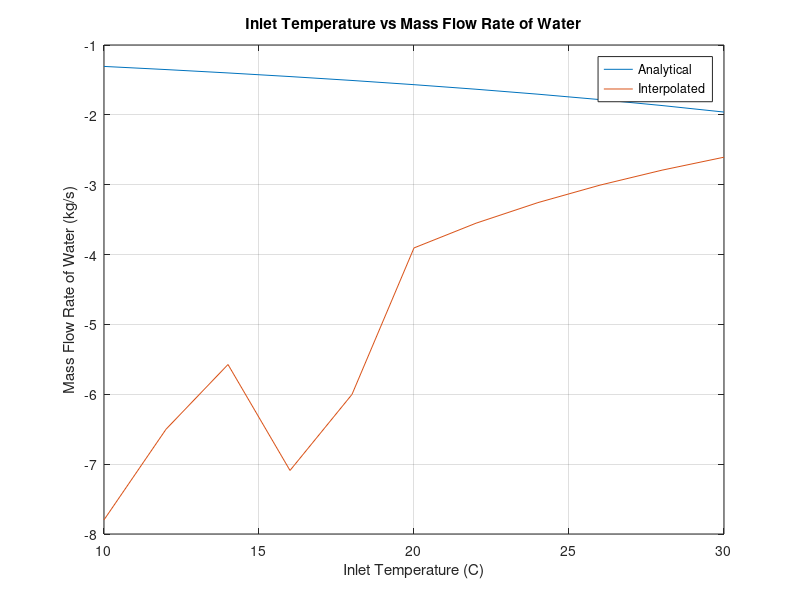

The MATLAB script that drew this image:
% Name: Omar Ebrahim
% Student ID: 110076575
% Email: ebrahimo@uwindsor.ca
clear; clc;

% This section defines variables for ethylene glycol
c_p_glycol = 2.56; % Defining cp to 2.56 kJ/kg*C
m_dot_glycol = 3.2; % Defining flow rate of 3.2 kg/s
T_in_glycol = 80; % Defining inlet temperature to 80C
T_out_glycol = 40; % Defining outlet temperature to 40C
h_glycol = c_p_glycol * (T_out_glycol - T_in_glycol); % Calculating enthalpy of glycol

% This section defines variables for water
c_p_water = 4.18; % Defining cp to 4.18 kJ/kg*C
T_water_10 = 10; % Defining water temperature at 10C
T_water_15 = 15; % Defining water temperature at 15C
T_water_20 = 20; % Defining water temperature at 20C
T_water_25 = 25; % Defining water temperature at 25C
T_water_30 = 30; % Defining water temperature at 30C
interval = 2; % Defining interval to 2C
% Defining inlet temperature from 10C to 30C in increments of 2C
T_in_water = T_water_10:interval:T_water_30;
T_out_water = 70; % Defining outlet temperature to 70C

% 1) Solving for enthalpy (h) for water analytically
% Solving for enthalpy (h) using h = cp*deltaT = cp(T_out - T_in)
counter = 0; % Intialize counter for the for loop
h_water_analytical = zeros(1); % Intialize results matrix for the for loop
for T_water_analytical = T_in_water
  counter = counter + 1; % Add counter with 1
  h = c_p_water * (T_out_water - T_water_analytical);
  h_water_analytical(counter) = h; % Setting enthalpy value to a matrix
end

% 2) Solving for saturated liquid water enthalpy (h_R) using interpolation
h_R_10 = 42.022; % Enthalpy values for Temperature 10C
h_R_15 = 62.982; % Enthalpy values for Temperature 15C
h_R_20 = 83.915; % Enthalpy values for Temperature 20C
h_R_25 = 104.83; % Enthalpy values for Temperature 25C
h_R_30 = 125.74; % Enthalpy values for Temperature 30C
counter = 0; % Intialize counter for the for loop
h_R_water = zeros(1); % Intialize results matrix for the for loop

% This for loop calculates the interpolated enthalphy values of water
for T_water_interpolated = T_in_water
  counter = counter + 1; % Add counter with 1

  if T_water_interpolated == 10 % If temperature is 10C
    h = h_R_10; % Set enthalpy value to 42.022
    h_R_water(counter) = h; % Setting enthalpy value to a matrix
    continue % Skip to next iteration
  end

  % If temperature is between 10C and 15C
  if 10 < T_water_interpolated && T_water_interpolated < 15
    % Calculating temperature interpolation factor from (mid - low)/(high - low)
    T_interpolation_factor = (T_water_interpolated - T_water_10) ...
                             /(T_water_15 - T_water_10);
    % Interpolating for the enthalpy value (h)
    h = (h_R_15 - h_R_10) * T_interpolation_factor + h_R_10;
    h_R_water(counter) = h; % Setting interpolated value to a matrix
    continue % Skip to next iteration
  end

  % if temperature is between 15C and 20C
  if 15 < T_water_interpolated && T_water_interpolated < 20 % If temperature is 15C
    % Calculating temperature interpolation factor from (mid - low)/(high - low)
    T_interpolation_factor = (T_water_interpolated - T_water_15) ...
                             /(T_water_20 - T_water_15);
    % Interpolating for the enthalpy value (h)
    h = (h_R_15 - h_R_10) * T_interpolation_factor + h_R_10;
    h_R_water(counter) = h; % Setting interpolated value to a matrix
    continue % Skip to next iteration
  end

  if T_water_interpolated == 20 % If temperature is 20C
    h = h_R_20; % Set enthalpy value to 83.915
    h_R_water(counter) = h; % Setting enthalpy value to a matrix
    continue % Skip to next iteration
  end

  % if temperature is between 20C and 25C
  if 20 < T_water_interpolated && T_water_interpolated < 25 % If temperature is 15C
    % Calculating temperature interpolation factor from (mid - low)/(high - low)
    T_interpolation_factor = (T_water_interpolated - T_water_20) ...
                             /(T_water_25 - T_water_20);
    % Interpolating for the enthalpy value (h)
    h = (h_R_25 - h_R_20) * T_interpolation_factor + h_R_20;
    h_R_water(counter) = h; % Setting interpolated value to a matrix
    continue % Skip to next iteration
  end

  % if temperature is between 25C and 30C
   if 25 < T_water_interpolated && T_water_interpolated < 30 % If temperature is 15C
    % Calculating temperature interpolation factor from (mid - low)/(high - low)
    T_interpolation_factor = (T_water_interpolated - T_water_25) ...
                             /(T_water_30 - T_water_25);
    % Interpolating for the enthalpy value (h)
    h = (h_R_30 - h_R_25) * T_interpolation_factor + h_R_25;
    h_R_water(counter) = h; % Setting interpolated value to a matrix
    continue % Skip to next iteration
  end


  if T_water_interpolated == 30 % If temperature is 30C
    h = h_R_30; % Set enthalpy value to 125.74
    h_R_water(counter) = h; % Setting enthalpy value to a matrix
    continue % Skip to next iteration
  end
end

% Calculating the mass flow rate of water from analytical enthalpy
m_dot_water_analytical = m_dot_glycol * h_glycol ./ h_water_analytical;
% Calculating the mass flow rate of water from interpolated enthalpy
m_dot_water_interpolated = m_dot_glycol * h_glycol ./ h_R_water;

% Plotting inlet temperature vs mass flow rate of water
plot(T_in_water, m_dot_water_analytical); % Plotting analytical values
hold on; % Hold on to plot the next graph
plot(T_in_water, m_dot_water_interpolated); % Plotting interpolated values
hold off; % Turn off hold
title('Inlet Temperature vs Mass Flow Rate of Water'); % Setting title
xlabel('Inlet Temperature (C)'); % Setting x-axis label
ylabel('Mass Flow Rate of Water (kg/s)'); % Setting y-axis label
legend('Analytical', 'Interpolated'); % Setting legend
grid on; % Turning on grid

% Outputting data to a data ledger
fprintf(['\tInlet Temperature (C)  \t\t\tMass Flow Rate of Water from constant specific ' ...
    'heat  \t\t\tMass Flow Rate of Water from saturated liquid enthalpy\n']);
fprintf(['---------------------------------------------------------------------' ...
    '---------------------------------------------------------------' ...
    '---------------------------------------\n']);
for i = 1:length(T_in_water)
  fprintf('%20.2f  %56.2f  %64.2f\n', T_in_water(i), m_dot_water_analytical(i), ...
          m_dot_water_interpolated(i));
end
